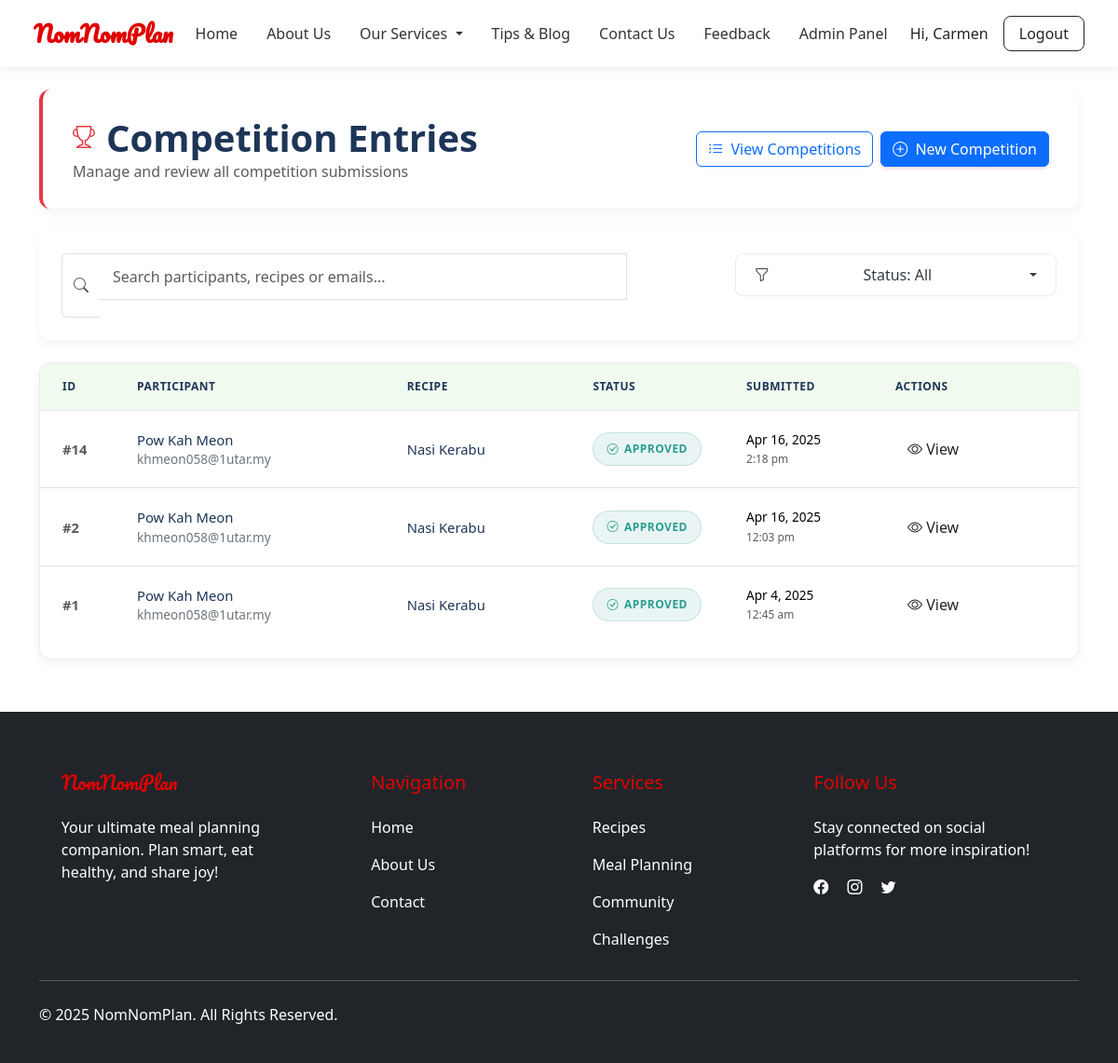
Page /competition-module/view-entries.php (signed in) on the earlier database version.
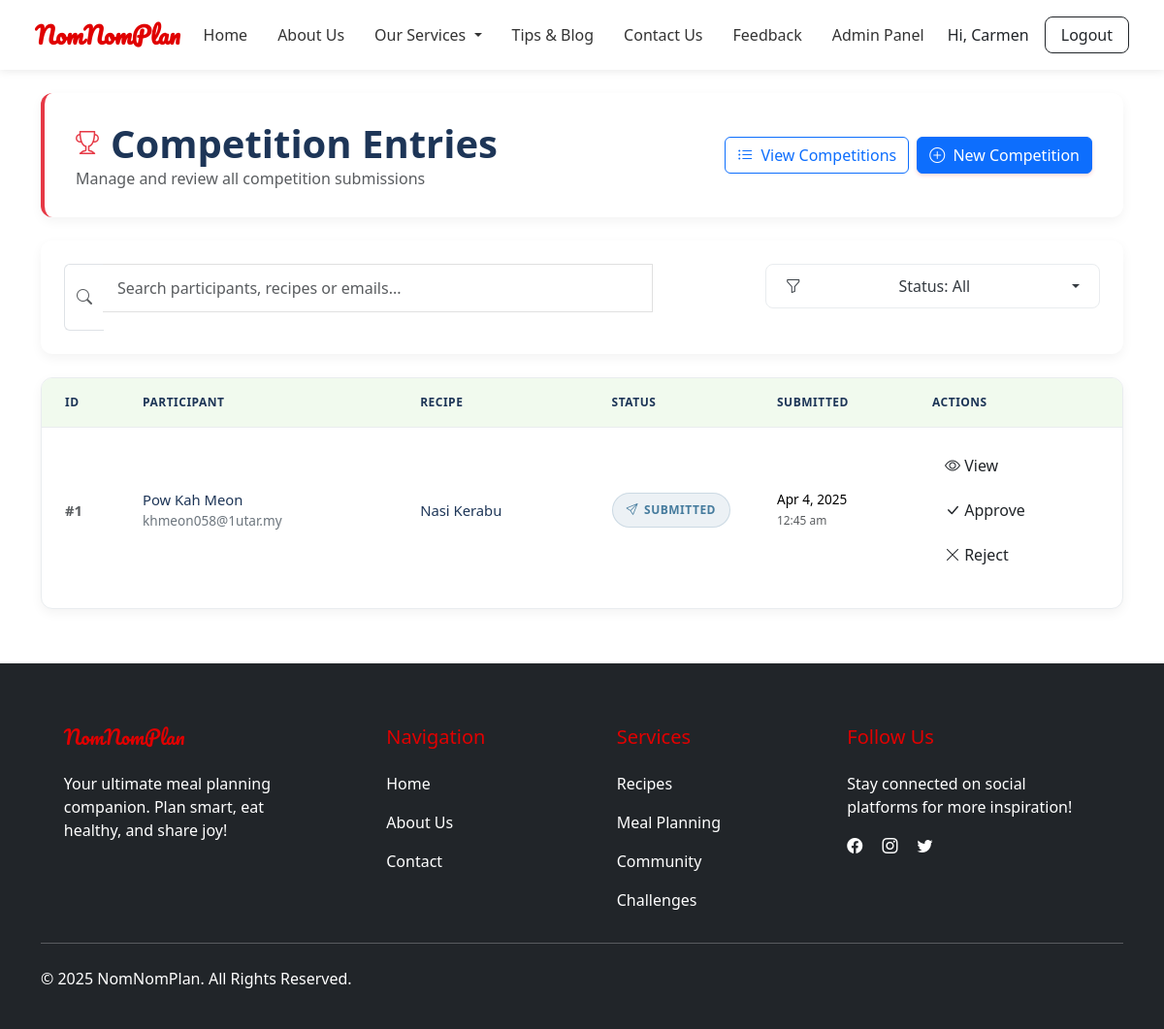
Same page on the later database version.
### tables this page shows
CREATE TABLE `competition_entries` (
  `entry_id` int(11) NOT NULL,
  `user_id` int(11) NOT NULL,
  `competition_id` int(11) NOT NULL,
  `recipe_id` int(11) NOT NULL,
  `status` varchar(20) DEFAULT 'submitted',
  `submitted_at` datetime DEFAULT current_timestamp()
);

CREATE TABLE `users` (
  `id` int(11) NOT NULL,
  `name` varchar(100) NOT NULL,
  `email` varchar(100) NOT NULL,
  `password` varchar(255) NOT NULL,
  `role` enum('user','admin') DEFAULT 'user',
  `created_at` timestamp NOT NULL DEFAULT current_timestamp()
);

CREATE TABLE `recipes` (
  `id` int(11) NOT NULL,
  `title` varchar(255) NOT NULL,
  `description` text DEFAULT NULL,
  `ingredients` longtext DEFAULT NULL,
  `steps` longtext DEFAULT NULL,
  `cuisine` varchar(100) DEFAULT NULL,
  `prep_time` int(11) DEFAULT NULL,
  `cook_time` int(11) DEFAULT NULL,
  `total_time` int(11) DEFAULT NULL,
  `difficulty` enum('easy','medium','hard') DEFAULT NULL,
  `nutrition` longtext DEFAULT NULL,
  `status` enum('draft','pending','approved','rejected') DEFAULT 'pending',
  `is_public` tinyint(1) DEFAULT 1,
  `view_count` int(11) DEFAULT 0,
  `created_by` int(11) DEFAULT NULL,
  `created_at` timestamp NOT NULL DEFAULT current_timestamp(),
  `updated_at` timestamp NOT NULL DEFAULT current_timestamp() ON UPDATE current_timestamp(),
  `admin_note` text DEFAULT NULL
);

### competition-module/view-entries.php (the view, shortened to what the rows shown need)
<?php
include '../includes/db.php';
$sql = "SELECT
    ce.entry_id AS id,
    u.name AS name,
    u.email AS email,
    r.title AS recipe_name,
    ce.status,
    r.id AS recipe_id,
    ce.submitted_at
FROM competition_entries ce
JOIN users u ON ce.user_id = u.id
JOIN recipes r ON ce.recipe_id = r.id";
$sql .= " ORDER BY ce.submitted_at DESC";
$stmt = $conn->prepare($sql);
$stmt->execute();
$result = $stmt->get_result();
?>
<!DOCTYPE html>
<html lang="en">
<head>
    <link href="https://cdn.jsdelivr.net/npm/bootstrap@5.3.2/dist/css/bootstrap.min.css" rel="stylesheet">
    <link href="https://cdn.jsdelivr.net/npm/bootstrap-icons@1.10.5/font/bootstrap-icons.css" rel="stylesheet">
</head>
<body class="d-flex flex-column min-vh-100">
<?php include '../navbar.php'; ?>
<main class="container flex-grow-1 py-4">
    <div class="page-header">
        <div class="d-flex flex-column flex-md-row justify-content-between align-items-start align-items-md-center">
            <div class="mb-3 mb-md-0">
                <h1 class="page-title">
                    <i class="bi bi-trophy"></i> Competition Entries
                </h1>
            </div>
        </div>
    </div>
    <?php if (mysqli_num_rows($result) > 0): ?>
        <div class="table-container">
            <div class="table-responsive">
                <table class="table table-hover align-middle">
                    <thead>
                        <tr>
                            <th width="80">ID</th>
                            <th>Participant</th>
                            <th>Recipe</th>
                            <th width="140">Status</th>
                            <th width="160">Submitted</th>
                            <th width="220">Actions</th>
                        </tr>
                    </thead>
                    <tbody>
                        <?php while ($row = $result->fetch_assoc()): ?>
                            <tr>
                                <td class="fw-semibold text-muted">#<?= htmlspecialchars($row['id']) ?></td>
                                <td>
                                    <div class="d-flex flex-column">
                                        <span class="participant-name"><?= htmlspecialchars($row['name']) ?></span>
                                        <span class="participant-email"><?= htmlspecialchars($row['email']) ?></span>
                                    </div>
                                </td>
                                <td>
                                    <a href="view.php?id=<?= $row['recipe_id'] ?>" class="recipe-name text-decoration-none">
                                        <?= htmlspecialchars($row['recipe_name']) ?>
                                    </a>
                                </td>
                                <td>
                                    <span class="status-badge badge-<?= strtolower($row['status']) ?>">
                                        <i class="bi <?=
                                            match(strtolower($row['status'])) {
                                                'approved' => 'bi-check-circle',
                                                'rejected' => 'bi-x-circle',
                                                'pending' => 'bi-hourglass',
                                                'submitted' => 'bi-send',
                                                default => 'bi-question-circle'
                                            }
                                        ?>"></i>
                                        <?= htmlspecialchars($row['status']) ?>
                                    </span>
                                </td>
                                <td class="submission-date">
                                    <?= date("M j, Y", strtotime($row['submitted_at'])) ?>
                                    <br>
                                    <small class="text-muted"><?= date("g:i a", strtotime($row['submitted_at'])) ?></small>
                                </td>
                                <td>
                                    <div class="action-btns">
                                        <a href="view.php?id=<?= $row['recipe_id'] ?>"
                                           class="btn action-btn view-btn"
                                           data-bs-toggle="tooltip" data-bs-placement="top" title="View Recipe">
                                            <i class="bi bi-eye"></i>
                                            <span class="d-none d-md-inline">View</span>
                                        </a>
                                        <?php if ($row['status'] == 'submitted' || $row['status'] == 'pending'): ?>
                                            <a href="approve_reject.php?id=<?= $row['id'] ?>&action=approve"
                                               class="btn action-btn approve-btn"
                                               data-bs-toggle="tooltip" data-bs-placement="top" title="Approve Entry">
                                                <i class="bi bi-check-lg"></i>
                                                <span class="d-none d-md-inline">Approve</span>
                                            </a>
                                            <a href="approve_reject.php?id=<?= $row['id'] ?>&action=reject"
                                               class="btn action-btn reject-btn"
                                               data-bs-toggle="tooltip" data-bs-placement="top" title="Reject Entry">
                                                <i class="bi bi-x-lg"></i>
                                                <span class="d-none d-md-inline">Reject</span>
                                            </a>
                                        <?php endif; ?>
                                    </div>
                                </td>
                            </tr>
                        <?php endwhile; ?>
                    </tbody>
                </table>
            </div>
        </div>
    <?php endif; ?>
</main>
<?php include '../includes/footer.php'; ?>
</body>
</html>

Differences in the rows shown:
removed competition_entries: entry_id "14", user.name "Pow Kah Meon", user.email "khmeon058@1utar.my", recipe.title "Nasi Kerabu", status "APPROVED", submitted_at "Apr 16, 2025", submitted_at "2:18 pm"
removed competition_entries: entry_id "2", user.name "Pow Kah Meon", user.email "khmeon058@1utar.my", recipe.title "Nasi Kerabu", status "APPROVED", submitted_at "Apr 16, 2025", submitted_at "12:03 pm"
changed competition_entries "12:45 am": status "APPROVED" → "SUBMITTED"; now shows "Approve Reject"
